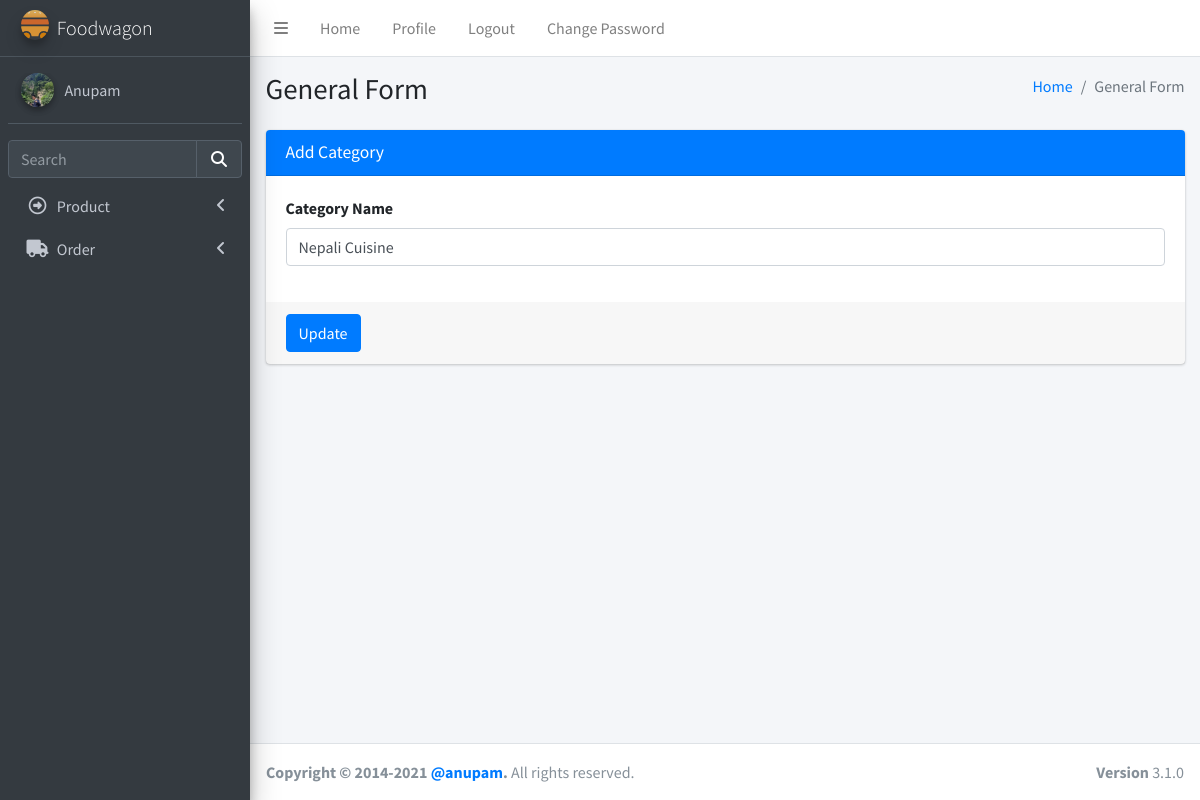
/product/updatecategory/1/ (signed in), run on the app's committed database.
### login/models.py (models this page shows, shortened)
class User(AbstractBaseUser):
    email = models.EmailField(max_length=255, unique=True, default="a@gmail.com")
    address = models.TextField(max_length=30, blank=True)
    first_name = models.TextField(max_length=30, blank=True, default="eg aster")
    last_name = models.TextField(max_length=30, blank=True)
    is_staff = models.BooleanField(default=False)  # non super-user
    is_active = models.BooleanField(default=False)
    admin = models.BooleanField(default=False)  # a superuser
    last_login = models.DateTimeField(blank=True, null=True, verbose_name="last login")
    profile_pic = models.ImageField(blank=True, null=True, upload_to="images/user/")
    USERNAME_FIELD = "email"
    objects = UserManager()

### product/models.py (models this page shows, shortened)
class Categories(models.Model):
    name = models.CharField(max_length=100, default="street food", unique=True)
    status = models.BooleanField(default=True)

### product/views.py (the view, shortened to what this page needs)
# urls.py: path("updatecategory/<int:id>/", views.update_category, name="updatecategory"),
def update_category(request, id):
    data = Categories.objects.get(pk=id)
    fm = CategoryAddForm(instance=data)
    return render(request, "admin/updatecategory.html", {"forms": fm})

### product/forms.py (shortened to what this page needs)
class CategoryAddForm(forms.ModelForm):
    class Meta:
        model = Categories
        fields = ["name"]
        error_messages = {
            "name": {"required": ""},
        }
        widgets = {
            "name": forms.TextInput(
                attrs={
                    "class": "form-control",
                }
            ),
        }

### templates/admin/updatecategory.html (shortened to what this page needs)
{%extends "admin/base.html" %} {% load static %}
{% block csspart %}
<link rel="stylesheet" href="{%static 'plugins/fontawesome-free/css/all.min.css' %}" />
<link rel="stylesheet" href="{%static 'dist/css/adminlte.min.css' %}" />
</head>
{% endblock csspart %}
{%block bodycontent%}
<body class="hold-transition sidebar-mini">
    <div class="wrapper">
        <div class="content-wrapper">
            <section class="content-header">
                <div class="container-fluid">
                    <div class="row mb-2">
                        <div class="col-sm-6">
                            <h1>General Form</h1>
                        </div>
                        <div class="col-sm-6">
                            <ol class="breadcrumb float-sm-right">
                                <li class="breadcrumb-item"><a href="#">Home</a></li>
                                <li class="breadcrumb-item active">General Form</li>
                            </ol>
                        </div>
                    </div>
                </div>
            </section>
            <section class="content">
                <div class="container-fluid">
                    <div class="row">
                        <div class="col-md-12">
                            <div class="card card-primary">
                                <div class="card-header">
                                    <h3 class="card-title">Add Category</h3>
                                </div>
                                <form action="" method="POST" novalidate>
                                    <div class="card-body">
                                        <div class="form-group">
                                            <label for="exampleInputEmail1">Category Name</label>
                                            {{forms.name}}
                                        </div>
                                    </div>
                                    <div class="card-footer">
                                        <button type="submit" class="btn btn-primary">
                                            Update
                                        </button>
                                    </div>
                                </form>
                            </div>
                        </div>
                    </div>
                </div>
            </section>
        </div>
        {%endblock bodycontent%}

### templates/admin/base.html (shortened to what this page needs)
<!DOCTYPE html>
<html lang="en">
{% load static %}
<head>
  {% block csspart %}{% endblock csspart %}
</head>
{% block nav%}
<div class="wrapper">
  <nav class="main-header navbar navbar-expand navbar-white navbar-light">
    <ul class="navbar-nav">
      <li class="nav-item">
        <a class="nav-link" data-widget="pushmenu" href="#" role="button"><i class="fas fa-bars"></i></a>
      </li>
      <li class="nav-item d-none d-sm-inline-block">
        <a href="#" class="nav-link">Home</a>
      </li>
      <li class="nav-item d-none d-sm-inline-block"><a href="{% url 'admins:profile' user.id %}"
          class="nav-link">Profile</a></li>
      <li class="nav-item d-none d-sm-inline-block"><a href="{% url 'login:logout' %}" class="nav-link">Logout</a></li>
      <li class="nav-item d-none d-sm-inline-block" data-toggle="modal" data-target="#myModal"><a href="#"
          class="nav-link">Change Password</a></li>
    </ul>
  </nav>
  <aside class="main-sidebar sidebar-dark-primary elevation-4">
    <a href="index3.html" class="brand-link">
      <img src="{%static 'assets/img/gallery/logo.svg' %}" alt="AdminLTE Logo"
        class="brand-image img-circle elevation-3" style="opacity: 0.8" />
      <span class="brand-text font-weight-light">Foodwagon</span>
    </a>
    <div class="sidebar">
      <div class="user-panel mt-3 pb-3 mb-3 d-flex">
        <div class="image">
          {%if user.profile_pic %}
          <img src="{{ user.profile_pic.url }}" class="img-circle elevation-2" alt="User Image" />
          {% else %}
          <img src="{% static 'image/user.png' %}" class="img-circle elevation-2" alt="User Image" />
          {% endif %}
        </div>
        <div class="info">
          <a href="{% url 'admins:profile' user.id %}" class="d-block">{{ user.first_name }}</a>
        </div>
      </div>
      <div class="form-inline">
        <div class="input-group" data-widget="sidebar-search">
          <input class="form-control form-control-sidebar" type="search" placeholder="Search" aria-label="Search" />
          <div class="input-group-append">
            <button class="btn btn-sidebar">
              <i class="fas fa-search fa-fw"></i>
            </button>
          </div>
        </div>
      </div>
      <nav class="mt-2">
        <ul class="nav nav-pills nav-sidebar flex-column" data-widget="treeview" role="menu" data-accordion="false">
          <li class="nav-item">
            <a href="#" class="nav-link">
              <i class="nav-icon far fa-arrow-alt-circle-right"></i>
              <p>
                Product
                <i class="fas fa-angle-left right"></i>
              </p>
            </a>
          </li>
          <li class="nav-item">
            <a href="#" class="nav-link">
              <i class="nav-icon fas fa-truck"></i>
              <p>Order<i class="fas fa-angle-left right"></i>
              </p>
            </a>
          </li>
        </ul>
      </nav>
    </div>
  </aside>
  {% endblock nav%}
  {% block bodycontent%}
  {% endblock bodycontent%}
  <footer class="main-footer">
    <strong>Copyright &copy; 2014-2021
      <a href="https://adminlte.io">@anupam</a>.</strong>
    All rights reserved.
    <div class="float-right d-none d-sm-inline-block">
      <b>Version</b> 3.1.0
    </div>
  </footer>
</div>
</body>
</html>

### data on the page
User: profile_pic (picture), first_name "Anupam"
Categories: name "Nepali Cuisine"
